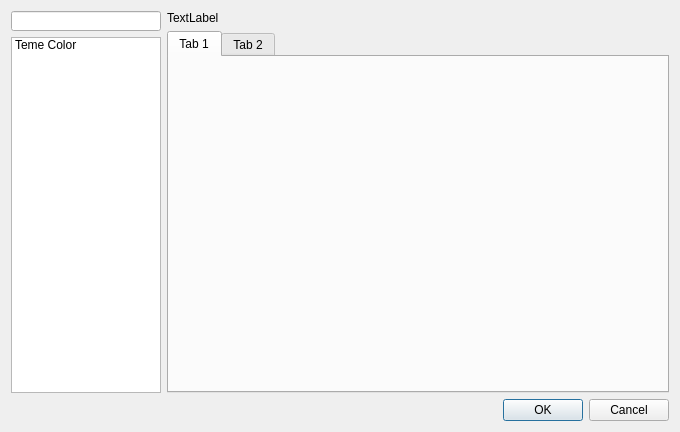
<?xml version="1.0" encoding="UTF-8"?>
<ui version="4.0">
 <class>options_Dialog</class>
 <widget class="QDialog" name="options_Dialog">
  <property name="geometry">
   <rect>
    <x>0</x>
    <y>0</y>
    <width>680</width>
    <height>432</height>
   </rect>
  </property>
  <property name="maximumSize">
   <size>
    <width>680</width>
    <height>432</height>
   </size>
  </property>
  <property name="windowTitle">
   <string>Dialog</string>
  </property>
  <layout class="QFormLayout" name="formLayout">
   <item row="0" column="0">
    <layout class="QHBoxLayout" name="horizontalLayout">
     <property name="sizeConstraint">
      <enum>QLayout::SetFixedSize</enum>
     </property>
     <property name="bottomMargin">
      <number>0</number>
     </property>
     <item>
      <layout class="QVBoxLayout" name="verticalLayout">
       <property name="spacing">
        <number>6</number>
       </property>
       <property name="sizeConstraint">
        <enum>QLayout::SetMinAndMaxSize</enum>
       </property>
       <item>
        <widget class="QLineEdit" name="lineEdit">
         <property name="minimumSize">
          <size>
           <width>150</width>
           <height>20</height>
          </size>
         </property>
         <property name="maximumSize">
          <size>
           <width>150</width>
           <height>20</height>
          </size>
         </property>
        </widget>
       </item>
       <item>
        <widget class="QListWidget" name="listWidget">
         <property name="minimumSize">
          <size>
           <width>150</width>
           <height>0</height>
          </size>
         </property>
         <property name="maximumSize">
          <size>
           <width>150</width>
           <height>16777215</height>
          </size>
         </property>
         <item>
          <property name="text">
           <string>Teme Color</string>
          </property>
         </item>
        </widget>
       </item>
      </layout>
     </item>
    </layout>
   </item>
   <item row="2" column="1">
    <widget class="QDialogButtonBox" name="buttonBox">
     <property name="orientation">
      <enum>Qt::Horizontal</enum>
     </property>
     <property name="standardButtons">
      <set>QDialogButtonBox::Cancel|QDialogButtonBox::Ok</set>
     </property>
    </widget>
   </item>
   <item row="0" column="1">
    <layout class="QVBoxLayout" name="verticalLayout_2">
     <property name="leftMargin">
      <number>0</number>
     </property>
     <item>
      <widget class="QLabel" name="label">
       <property name="text">
        <string>TextLabel</string>
       </property>
      </widget>
     </item>
     <item>
      <widget class="QTabWidget" name="tabWidget">
       <property name="minimumSize">
        <size>
         <width>500</width>
         <height>360</height>
        </size>
       </property>
       <property name="maximumSize">
        <size>
         <width>16777215</width>
         <height>16777215</height>
        </size>
       </property>
       <property name="currentIndex">
        <number>0</number>
       </property>
       <widget class="QWidget" name="tab">
        <attribute name="title">
         <string>Tab 1</string>
        </attribute>
       </widget>
       <widget class="QWidget" name="tab_2">
        <attribute name="title">
         <string>Tab 2</string>
        </attribute>
       </widget>
      </widget>
     </item>
    </layout>
   </item>
  </layout>
 </widget>
 <resources/>
 <connections>
  <connection>
   <sender>buttonBox</sender>
   <signal>accepted()</signal>
   <receiver>options_Dialog</receiver>
   <slot>accept()</slot>
   <hints>
    <hint type="sourcelabel">
     <x>248</x>
     <y>254</y>
    </hint>
    <hint type="destinationlabel">
     <x>157</x>
     <y>274</y>
    </hint>
   </hints>
  </connection>
  <connection>
   <sender>buttonBox</sender>
   <signal>rejected()</signal>
   <receiver>options_Dialog</receiver>
   <slot>reject()</slot>
   <hints>
    <hint type="sourcelabel">
     <x>316</x>
     <y>260</y>
    </hint>
    <hint type="destinationlabel">
     <x>286</x>
     <y>274</y>
    </hint>
   </hints>
  </connection>
 </connections>
</ui>
